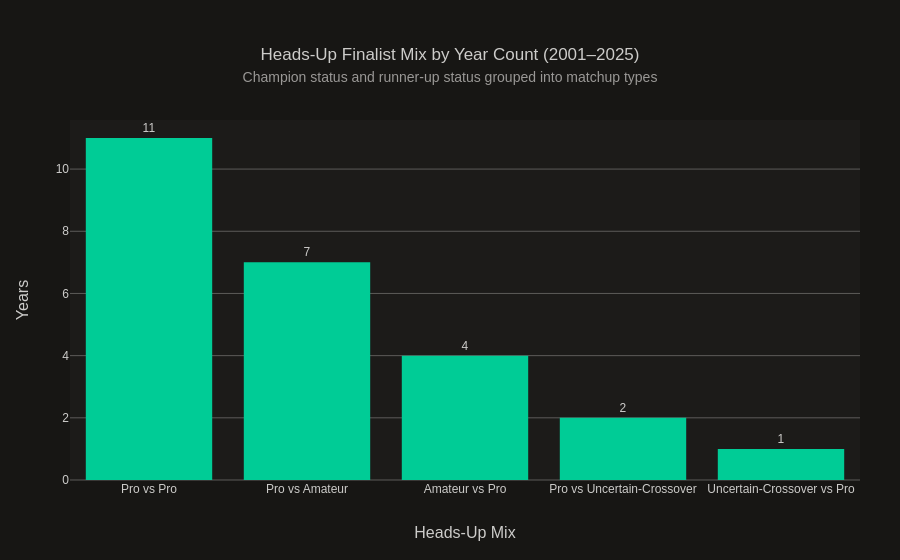

The notebook cell saved with this chart:
### Code cell
heads_up_mix_counts = heads_up_pivot.groupby("heads_up_mix", as_index=False).agg(years=("year","count"))
heads_up_mix_counts = heads_up_mix_counts.sort_values("years", ascending=False)

fig5 = go.Figure()

fig5.add_trace(go.Bar(
    x=heads_up_mix_counts["heads_up_mix"],
    y=heads_up_mix_counts["years"],
    marker_color="#00CC96",
    text=heads_up_mix_counts["years"],
    textposition="outside",
    name="Years"
))

fig5.update_layout(
    title=dict(
        text="Heads-Up Finalist Mix by Year Count (2001–2025)<br>"
             "<span style='font-size:14px;font-weight:normal;color:#9a9896;'>"
             "Champion status and runner-up status grouped into matchup types</span>"
    ),
    showlegend=False
)

fig5.update_xaxes(title_text="Heads-Up Mix")
fig5.update_yaxes(title_text="Years")
fig5.write_html(CHARTS / "heads_up_mix_counts.html", include_plotlyjs="cdn")
fig5.show()

### Figure 1 — Plotly figure (JSON) as saved in the notebook; plotly's stock layout.template omitted (floating-point values rounded to 4 significant figures)
{"data": [{"marker": {"color": "#00CC96"}, "name": "Years", "text": [11.0, 7.0, 4.0, 2.0, 1.0], "textposition": "outside", "type": "bar", "x": ["Pro vs Pro", "Pro vs Amateur", "Amateur vs Pro", "Pro vs Uncertain-Crossover", "Uncertain-Crossover vs Pro"], "y": [11, 7, 4, 2, 1]}], "layout": {"showlegend": false, "title": {"text": "Heads-Up Finalist Mix by Year Count (2001–2025)<br><span style='font-size:14px;font-weight:normal;color:#9a9896;'>Champion status and runner-up status grouped into matchup types</span>"}, "xaxis": {"title": {"text": "Heads-Up Mix"}}, "yaxis": {"title": {"text": "Years"}}}}
